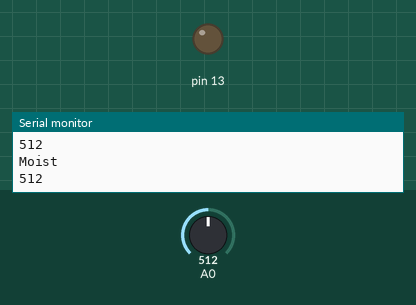
Simulated run of this sketch. Board: Arduino Uno, built with avr-gcc and run on an emulated ATmega328P. Parts: output pins drawn as LEDs (lit = HIGH), the last lines printed to the serial monitor. The test bench sets the inputs (shaded band); at power-on: A0 = 512.

Above: at 1.2 s.
1.3 s: A0 set to 792
4.3 s: A0 set to 814
At 5.2 s:
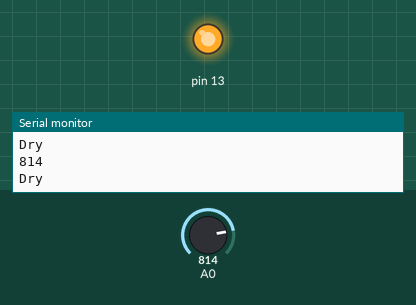
Timing chart, 0 to 7.3 s (numbered marks = the images above; inputs shaded):
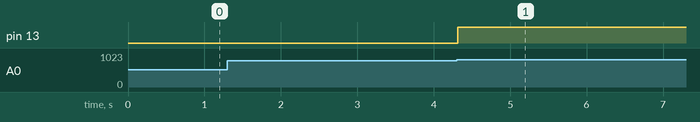

The sketch:

lab4.ino
```cpp
// C++ code
//
int temp=0;
const int dry_threshold=800;
const int wet_threshold=300;
void setup()
{
  pinMode(A0,INPUT);
  pinMode(13, OUTPUT);
  Serial.begin(9600);
}

void loop()
{
  temp=analogRead(A0);
  Serial.println(temp);
  if(temp>=dry_threshold){
    digitalWrite(13, HIGH);
    Serial.println("Dry");
  }
  else if(temp<=wet_threshold){
    digitalWrite(13, LOW);
    Serial.println("Wet");
  }
  else
    Serial.println("Moist");
  delay(10); // Wait for 1000 millisecond(s)
}
```

Measured:
- the behaviour switches between 799 and 800 on A0 (found by bisection; images 0 and 1)
- after the input at 4.3 s, pin 13: LOW → HIGH at once
